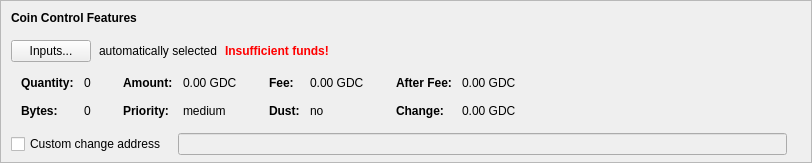
    <widget class="QFrame" name="frameCoinControl">
     <property name="sizePolicy">
      <sizepolicy hsizetype="Expanding" vsizetype="Expanding">
       <horstretch>0</horstretch>
       <verstretch>0</verstretch>
      </sizepolicy>
     </property>
     <property name="maximumSize">
      <size>
       <width>16777215</width>
       <height>16777215</height>
      </size>
     </property>
     <property name="frameShape">
      <enum>QFrame::StyledPanel</enum>
     </property>
     <property name="frameShadow">
      <enum>QFrame::Sunken</enum>
     </property>
     <layout class="QVBoxLayout" name="verticalLayoutCoinControl2">
      <property name="spacing">
       <number>0</number>
      </property>
      <property name="leftMargin">
       <number>0</number>
      </property>
      <property name="topMargin">
       <number>0</number>
      </property>
      <property name="rightMargin">
       <number>0</number>
      </property>
      <property name="bottomMargin">
       <number>6</number>
      </property>
      <item>
       <layout class="QVBoxLayout" name="verticalLayoutCoinControl" stretch="0,0,0,0,1">
        <property name="spacing">
         <number>0</number>
        </property>
        <property name="leftMargin">
         <number>10</number>
        </property>
        <property name="topMargin">
         <number>10</number>
        </property>
        <item>
         <layout class="QHBoxLayout" name="horizontalLayoutCoinControl1">
          <property name="bottomMargin">
           <number>15</number>
          </property>
          <item>
           <widget class="QLabel" name="labelCoinControlFeatures">
            <property name="sizePolicy">
             <sizepolicy hsizetype="Preferred" vsizetype="Maximum">
              <horstretch>0</horstretch>
              <verstretch>0</verstretch>
             </sizepolicy>
            </property>
            <property name="font">
             <font>
              <weight>75</weight>
              <bold>true</bold>
             </font>
            </property>
            <property name="styleSheet">
             <string notr="true">font-weight:bold;</string>
            </property>
            <property name="text">
             <string>Coin Control Features</string>
            </property>
           </widget>
          </item>
         </layout>
        </item>
        <item>
         <layout class="QHBoxLayout" name="horizontalLayoutCoinControl2" stretch="0,0,0,0">
          <property name="spacing">
           <number>8</number>
          </property>
          <property name="bottomMargin">
           <number>10</number>
          </property>
          <item>
           <widget class="QPushButton" name="pushButtonCoinControl">
            <property name="styleSheet">
             <string notr="true"/>
            </property>
            <property name="text">
             <string>Inputs...</string>
            </property>
            <property name="autoDefault">
             <bool>false</bool>
            </property>
           </widget>
          </item>
          <item>
           <widget class="QLabel" name="labelCoinControlAutomaticallySelected">
            <property name="text">
             <string>automatically selected</string>
            </property>
            <property name="margin">
             <number>5</number>
            </property>
           </widget>
          </item>
          <item>
           <widget class="QLabel" name="labelCoinControlInsuffFunds">
            <property name="font">
             <font>
              <weight>75</weight>
              <bold>true</bold>
             </font>
            </property>
            <property name="styleSheet">
             <string notr="true">color:red;font-weight:bold;</string>
            </property>
            <property name="text">
             <string>Insufficient funds!</string>
            </property>
            <property name="margin">
             <number>5</number>
            </property>
           </widget>
          </item>
          <item>
           <spacer name="horizontalSpacerCoinControl">
            <property name="orientation">
             <enum>Qt::Horizontal</enum>
            </property>
            <property name="sizeHint" stdset="0">
             <size>
              <width>40</width>
              <height>1</height>
             </size>
            </property>
           </spacer>
          </item>
         </layout>
        </item>
        <item>
         <widget class="QWidget" name="widgetCoinControl" native="true">
          <property name="sizePolicy">
           <sizepolicy hsizetype="Preferred" vsizetype="Preferred">
            <horstretch>0</horstretch>
            <verstretch>0</verstretch>
           </sizepolicy>
          </property>
          <property name="minimumSize">
           <size>
            <width>0</width>
            <height>0</height>
           </size>
          </property>
          <property name="styleSheet">
           <string notr="true"/>
          </property>
          <layout class="QHBoxLayout" name="horizontalLayoutCoinControl5">
           <property name="leftMargin">
            <number>0</number>
           </property>
           <property name="topMargin">
            <number>0</number>
           </property>
           <property name="rightMargin">
            <number>0</number>
           </property>
           <property name="bottomMargin">
            <number>0</number>
           </property>
           <item>
            <layout class="QHBoxLayout" name="horizontalLayoutCoinControl3" stretch="0,0,0,1">
             <property name="spacing">
              <number>20</number>
             </property>
             <property name="topMargin">
              <number>0</number>
             </property>
             <property name="bottomMargin">
              <number>10</number>
             </property>
             <item>
              <layout class="QFormLayout" name="formLayoutCoinControl1">
               <property name="horizontalSpacing">
                <number>10</number>
               </property>
               <property name="verticalSpacing">
                <number>14</number>
               </property>
               <property name="leftMargin">
                <number>10</number>
               </property>
               <property name="topMargin">
                <number>4</number>
               </property>
               <property name="rightMargin">
                <number>6</number>
               </property>
               <item row="0" column="0">
                <widget class="QLabel" name="labelCoinControlQuantityText">
                 <property name="font">
                  <font>
                   <weight>75</weight>
                   <bold>true</bold>
                  </font>
                 </property>
                 <property name="text">
                  <string>Quantity:</string>
                 </property>
                 <property name="margin">
                  <number>0</number>
                 </property>
                </widget>
               </item>
               <item row="0" column="1">
                <widget class="QLabel" name="labelCoinControlQuantity">
                 <property name="cursor">
                  <cursorShape>IBeamCursor</cursorShape>
                 </property>
                 <property name="contextMenuPolicy">
                  <enum>Qt::ActionsContextMenu</enum>
                 </property>
                 <property name="text">
                  <string notr="true">0</string>
                 </property>
                 <property name="margin">
                  <number>0</number>
                 </property>
                 <property name="textInteractionFlags">
                  <set>Qt::LinksAccessibleByMouse|Qt::TextSelectableByKeyboard|Qt::TextSelectableByMouse</set>
                 </property>
                </widget>
               </item>
               <item row="1" column="0">
                <widget class="QLabel" name="labelCoinControlBytesText">
                 <property name="font">
                  <font>
                   <weight>75</weight>
                   <bold>true</bold>
                  </font>
                 </property>
                 <property name="text">
                  <string>Bytes:</string>
                 </property>
                </widget>
               </item>
               <item row="1" column="1">
                <widget class="QLabel" name="labelCoinControlBytes">
                 <property name="cursor">
                  <cursorShape>IBeamCursor</cursorShape>
                 </property>
                 <property name="contextMenuPolicy">
                  <enum>Qt::ActionsContextMenu</enum>
                 </property>
                 <property name="text">
                  <string notr="true">0</string>
                 </property>
                 <property name="textInteractionFlags">
                  <set>Qt::LinksAccessibleByMouse|Qt::TextSelectableByKeyboard|Qt::TextSelectableByMouse</set>
                 </property>
                </widget>
               </item>
              </layout>
             </item>
             <item>
              <layout class="QFormLayout" name="formLayoutCoinControl2">
               <property name="horizontalSpacing">
                <number>10</number>
               </property>
               <property name="verticalSpacing">
                <number>14</number>
               </property>
               <property name="leftMargin">
                <number>6</number>
               </property>
               <property name="topMargin">
                <number>4</number>
               </property>
               <property name="rightMargin">
                <number>6</number>
               </property>
               <item row="0" column="0">
                <widget class="QLabel" name="labelCoinControlAmountText">
                 <property name="font">
                  <font>
                   <weight>75</weight>
                   <bold>true</bold>
                  </font>
                 </property>
                 <property name="text">
                  <string>Amount:</string>
                 </property>
                 <property name="margin">
                  <number>0</number>
                 </property>
                </widget>
               </item>
               <item row="0" column="1">
                <widget class="QLabel" name="labelCoinControlAmount">
                 <property name="cursor">
                  <cursorShape>IBeamCursor</cursorShape>
                 </property>
                 <property name="contextMenuPolicy">
                  <enum>Qt::ActionsContextMenu</enum>
                 </property>
                 <property name="text">
                  <string notr="true">0.00 GDC</string>
                 </property>
                 <property name="textInteractionFlags">
                  <set>Qt::LinksAccessibleByMouse|Qt::TextSelectableByKeyboard|Qt::TextSelectableByMouse</set>
                 </property>
                </widget>
               </item>
               <item row="1" column="0">
                <widget class="QLabel" name="labelCoinControlPriorityText">
                 <property name="font">
                  <font>
                   <weight>75</weight>
                   <bold>true</bold>
                  </font>
                 </property>
                 <property name="text">
                  <string>Priority:</string>
                 </property>
                </widget>
               </item>
               <item row="1" column="1">
                <widget class="QLabel" name="labelCoinControlPriority">
                 <property name="cursor">
                  <cursorShape>IBeamCursor</cursorShape>
                 </property>
                 <property name="contextMenuPolicy">
                  <enum>Qt::ActionsContextMenu</enum>
                 </property>
                 <property name="text">
                  <string>medium</string>
                 </property>
                 <property name="textInteractionFlags">
                  <set>Qt::LinksAccessibleByMouse|Qt::TextSelectableByKeyboard|Qt::TextSelectableByMouse</set>
                 </property>
                </widget>
               </item>
              </layout>
             </item>
             <item>
              <layout class="QFormLayout" name="formLayoutCoinControl3">
               <property name="horizontalSpacing">
                <number>10</number>
               </property>
               <property name="verticalSpacing">
                <number>14</number>
               </property>
               <property name="leftMargin">
                <number>6</number>
               </property>
               <property name="topMargin">
                <number>4</number>
               </property>
               <property name="rightMargin">
                <number>6</number>
               </property>
               <item row="0" column="0">
                <widget class="QLabel" name="labelCoinControlFeeText">
                 <property name="font">
                  <font>
                   <weight>75</weight>
                   <bold>true</bold>
                  </font>
                 </property>
                 <property name="text">
                  <string>Fee:</string>
                 </property>
                 <property name="margin">
                  <number>0</number>
                 </property>
                </widget>
               </item>
               <item row="0" column="1">
                <widget class="QLabel" name="labelCoinControlFee">
                 <property name="cursor">
                  <cursorShape>IBeamCursor</cursorShape>
                 </property>
                 <property name="contextMenuPolicy">
                  <enum>Qt::ActionsContextMenu</enum>
                 </property>
                 <property name="text">
                  <string notr="true">0.00 GDC</string>
                 </property>
                 <property name="textInteractionFlags">
                  <set>Qt::LinksAccessibleByMouse|Qt::TextSelectableByKeyboard|Qt::TextSelectableByMouse</set>
                 </property>
                </widget>
               </item>
               <item row="1" column="0">
                <widget class="QLabel" name="labelCoinControlLowOutputText">
                 <property name="font">
                  <font>
                   <weight>75</weight>
                   <bold>true</bold>
                  </font>
                 </property>
                 <property name="text">
                  <string>Dust:</string>
                 </property>
                </widget>
               </item>
               <item row="1" column="1">
                <widget class="QLabel" name="labelCoinControlLowOutput">
                 <property name="cursor">
                  <cursorShape>IBeamCursor</cursorShape>
                 </property>
                 <property name="contextMenuPolicy">
                  <enum>Qt::ActionsContextMenu</enum>
                 </property>
                 <property name="text">
                  <string>no</string>
                 </property>
                 <property name="textInteractionFlags">
                  <set>Qt::LinksAccessibleByMouse|Qt::TextSelectableByKeyboard|Qt::TextSelectableByMouse</set>
                 </property>
                </widget>
               </item>
              </layout>
             </item>
             <item>
              <layout class="QFormLayout" name="formLayoutCoinControl4">
               <property name="horizontalSpacing">
                <number>10</number>
               </property>
               <property name="verticalSpacing">
                <number>14</number>
               </property>
               <property name="leftMargin">
                <number>6</number>
               </property>
               <property name="topMargin">
                <number>4</number>
               </property>
               <property name="rightMargin">
                <number>6</number>
               </property>
               <item row="0" column="0">
                <widget class="QLabel" name="labelCoinControlAfterFeeText">
                 <property name="font">
                  <font>
                   <weight>75</weight>
                   <bold>true</bold>
                  </font>
                 </property>
                 <property name="text">
                  <string>After Fee:</string>
                 </property>
                 <property name="margin">
                  <number>0</number>
                 </property>
                </widget>
               </item>
               <item row="0" column="1">
                <widget class="QLabel" name="labelCoinControlAfterFee">
                 <property name="cursor">
                  <cursorShape>IBeamCursor</cursorShape>
                 </property>
                 <property name="contextMenuPolicy">
                  <enum>Qt::ActionsContextMenu</enum>
                 </property>
                 <property name="text">
                  <string notr="true">0.00 GDC</string>
                 </property>
                 <property name="textInteractionFlags">
                  <set>Qt::LinksAccessibleByMouse|Qt::TextSelectableByKeyboard|Qt::TextSelectableByMouse</set>
                 </property>
                </widget>
               </item>
               <item row="1" column="0">
                <widget class="QLabel" name="labelCoinControlChangeText">
                 <property name="font">
                  <font>
                   <weight>75</weight>
                   <bold>true</bold>
                  </font>
                 </property>
                 <property name="text">
                  <string>Change:</string>
                 </property>
                </widget>
               </item>
               <item row="1" column="1">
                <widget class="QLabel" name="labelCoinControlChange">
                 <property name="cursor">
                  <cursorShape>IBeamCursor</cursorShape>
                 </property>
                 <property name="contextMenuPolicy">
                  <enum>Qt::ActionsContextMenu</enum>
                 </property>
                 <property name="text">
                  <string notr="true">0.00 GDC</string>
                 </property>
                 <property name="textInteractionFlags">
                  <set>Qt::LinksAccessibleByMouse|Qt::TextSelectableByKeyboard|Qt::TextSelectableByMouse</set>
                 </property>
                </widget>
               </item>
              </layout>
             </item>
            </layout>
           </item>
          </layout>
         </widget>
        </item>
        <item>
         <layout class="QHBoxLayout" name="horizontalLayoutCoinControl4" stretch="0,0,0">
          <property name="spacing">
           <number>12</number>
          </property>
          <property name="sizeConstraint">
           <enum>QLayout::SetDefaultConstraint</enum>
          </property>
          <property name="topMargin">
           <number>5</number>
          </property>
          <property name="rightMargin">
           <number>5</number>
          </property>
          <item>
           <widget class="QCheckBox" name="checkBoxCoinControlChange">
            <property name="toolTip">
             <string>If this is activated, but the change address is empty or invalid, change will be sent to a newly generated address.</string>
            </property>
            <property name="text">
             <string>Custom change address</string>
            </property>
           </widget>
          </item>
          <item>
           <widget class="QValidatedLineEdit" name="lineEditCoinControlChange">
            <property name="enabled">
             <bool>false</bool>
            </property>
            <property name="sizePolicy">
             <sizepolicy hsizetype="Expanding" vsizetype="Fixed">
              <horstretch>0</horstretch>
              <verstretch>0</verstretch>
             </sizepolicy>
            </property>
           </widget>
          </item>
          <item>
           <widget class="QLabel" name="labelCoinControlChangeLabel">
            <property name="sizePolicy">
             <sizepolicy hsizetype="Preferred" vsizetype="Expanding">
              <horstretch>0</horstretch>
              <verstretch>0</verstretch>
             </sizepolicy>
            </property>
            <property name="minimumSize">
             <size>
              <width>0</width>
              <height>0</height>
             </size>
            </property>
            <property name="text">
             <string/>
            </property>
            <property name="margin">
             <number>3</number>
            </property>
           </widget>
          </item>
         </layout>
        </item>
        <item>
         <spacer name="verticalSpacerCoinControl">
          <property name="orientation">
           <enum>Qt::Vertical</enum>
          </property>
          <property name="sizeHint" stdset="0">
           <size>
            <width>800</width>
            <height>1</height>
           </size>
          </property>
         </spacer>
        </item>
       </layout>
      </item>
     </layout>
    </widget>
